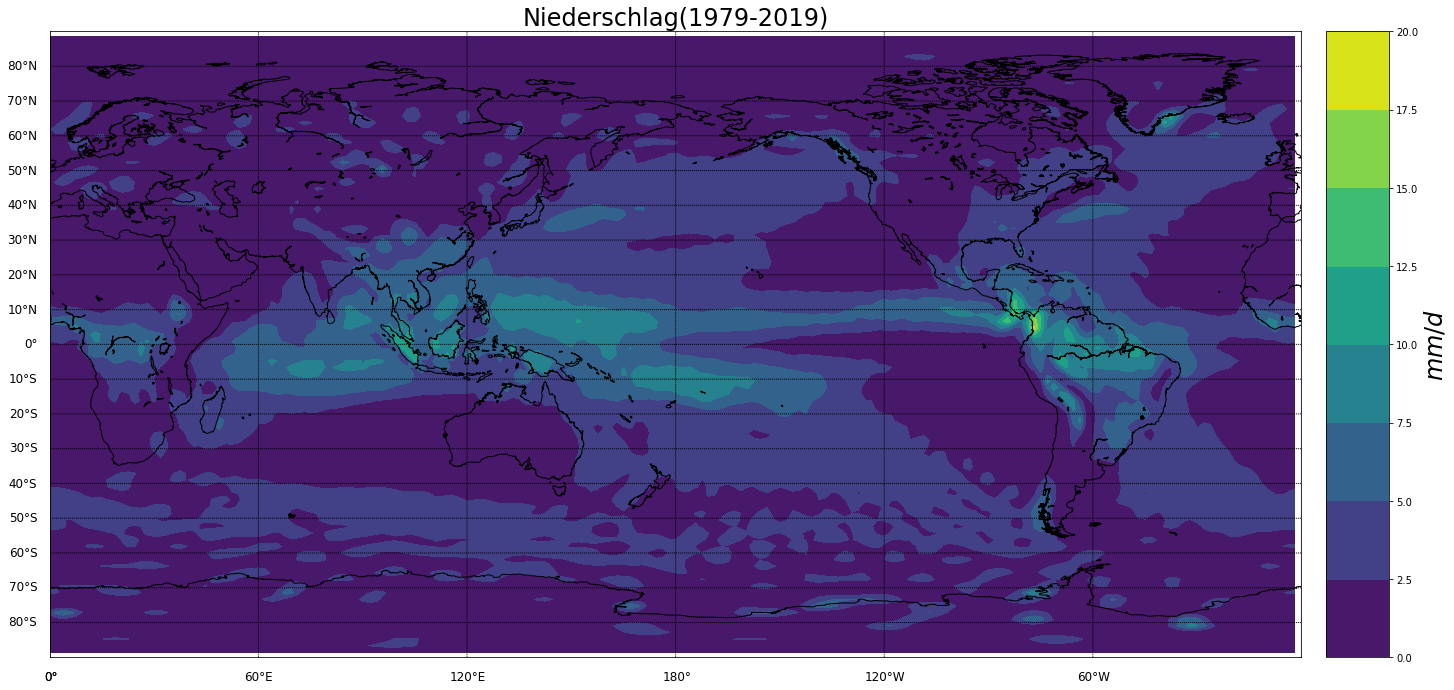

Write Python code to recreate this figure.
# -*- coding: utf-8 -*-
"""
Created on Mon Feb 17 12:07:59 2020

@author: stefa
"""
import numpy as np
import matplotlib.pyplot as plt
from netCDF4 import Dataset
from  mpl_toolkits.basemap import Basemap


def read_data(filename):
    '''
    reads the data from website

Parameters
    ----------
    filename : strg
        path and filename

Returns
    -------
    data : Dataset netCDF4._netCDF4.Dataset
            

'''
    data=Dataset(filename, mode= 'r')
    return data
    
def mean_per(datas):
    """
    returns mean temperature of the data from 1979 - 2019


Parameters
    ----------
    datas : Dataset netCDF4._netCDF4.Dataset
        raw data from read_data(filename) method

Returns
    -------
    temp_av_1979_2019 : MaskedArray
        mean value for given data

"""
    runof = datas.variables['prate'][372:-1]#starting month is (1979-1948)*12, end is -1 is last, last is not incl.
    runof= runof*3600*24#umrechnung pro tag
    #takes mean for each time with fix lat and lon.
    runof_1979_2019= np.mean(runof[:,:,:],axis = 0)
    return runof_1979_2019
    
def plot_stuff(datas, mean_temp):
    """
        

Parameters
    ----------
    datas : netCDF4._netCDF4.Dataset
        raw data from input file returned by read_data(filename)
    mean_temp : MaskedArray
    DESCRIPTION.

Returns
    -------
    None.

"""
    plt.figure(figsize=(24,16))
    map = Basemap(projection="cyl", resolution='l', llcrnrlat=-90, urcrnrlat=90,llcrnrlon=0, urcrnrlon=360, ) 
    #map = Basemap(projection="cyl", resolution='c', llcrnrlon=-180, urcrnrlon=180) 
    map.drawcoastlines(color="black") 
    lons,lats = np.meshgrid(datas.variables['lon'][:], datas.variables['lat'][:]) 
    x,y = map(lons, lats)
    map.drawparallels(np.arange(-80., 81., 10.), labels=[1,0,0,0], fontsize=12)
    map.drawmeridians(np.arange(0, 360, 360/6.), labels=[0,0,0,1], fontsize=12)
    
    temp_plot = map.contourf(x, y, mean_temp, cmap=plt.cm.viridis) 
    cb = map.colorbar(temp_plot, "right", size="5%", pad="2%", extend = 'both')
    cb.set_label(u"$mm/d$",fontsize=24)
    plt.title("Niederschlag(1979-2019)",fontsize=24)
    #plt.annotate('Data - CRU TS v4.02',(-178,-88), fontsize=6)
    plt.show() 
    #plt.savefig("cruts_global.png")
    
if __name__ == '__main__':
    daten = read_data('C:/Users/stefa/Documents/Informathik/prate.sfc.mon.mean.nc')
    avg_temp = mean_per(daten)
    plot_stuff(daten,avg_temp)
    daten.close()
